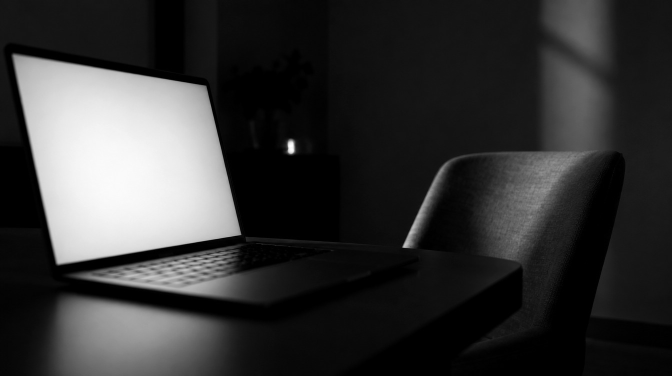
#> input picture carrousel-ia-editorial/img/slide-01.jpg, 1344 x 752 px (shown at 1/2 size)
$ python contact_sheet.py ../../../carrousel-ia-editorial/img/slide-01.jpg out.png 5
#> lines starting #> are read from the running program, lines starting #| are printed output that depends on the picture
"""Contact sheet of rendered visuals for visual QA. Usage: python3 sources/contact_sheet.py <glob> <out.jpg> [cols]"""
import glob, sys
from PIL import Image, ImageDraw
fs = sorted(glob.glob(sys.argv[1], recursive=True))
cols = int(sys.argv[3]) if len(sys.argv) > 3 else 5
W, H = 400, 330
sh = Image.new('RGB', (cols * W, ((len(fs) + cols - 1) // cols) * (H + 18)), 'white')
#> sh: PIL image 2000x348 RGB; every value is 255
d = ImageDraw.Draw(sh)
for i, f in enumerate(fs):
    im = Image.open(f).convert('RGB'); im.thumbnail((W - 8, H - 8))
#> after `im.thumbnail((W - 8, H - 8))`:
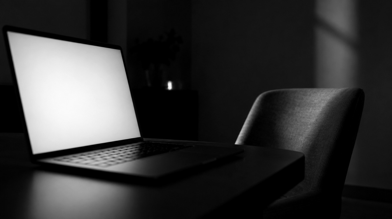
#> im: PIL image 392x219 RGB; min 0, max 253, mean 52.8
    x, y = (i % cols) * W, (i // cols) * (H + 18)
    sh.paste(im, (x + 4, y + 4)); d.text((x + 4, y + H + 2), f.split('/')[-1][:60], fill='black')
#> after `sh.paste(im, (x + 4, y + 4))`:
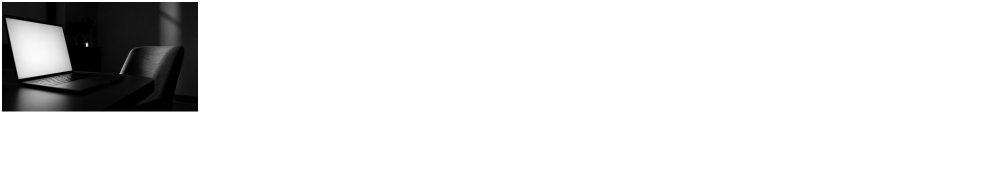
#> sh: PIL image 2000x348 RGB (shown at 1/2 size); min 0, max 255, mean 230.1
sh.save(sys.argv[2], quality=85)
print(len(fs))

$ run again, on carrousel-ia-editorial/img/slide-05.jpg
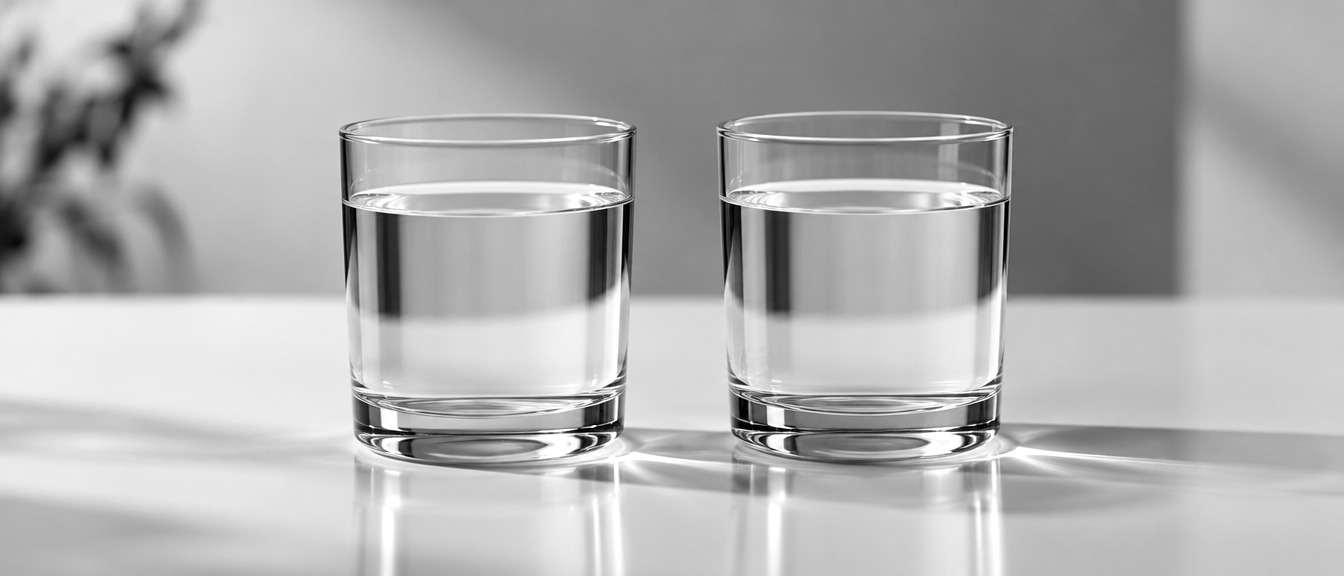
#> input picture carrousel-ia-editorial/img/slide-05.jpg, 1344 x 576 px
#> im: PIL image 392x168 RGB
#> `sh.paste(im, (x + 4, y + 4))`:
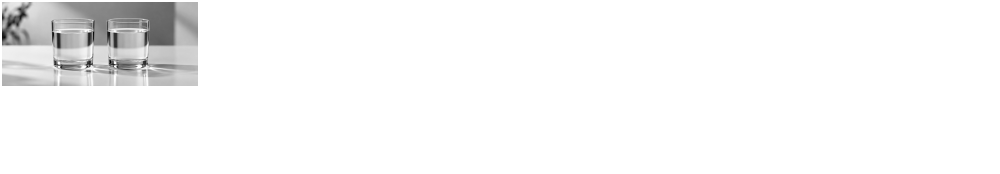
#> sh: PIL image 2000x348 RGB (shown at 1/2 size); min 0, max 255, mean 247.4

$ run again, on carrousel-ia-editorial/img/slide-07.jpg
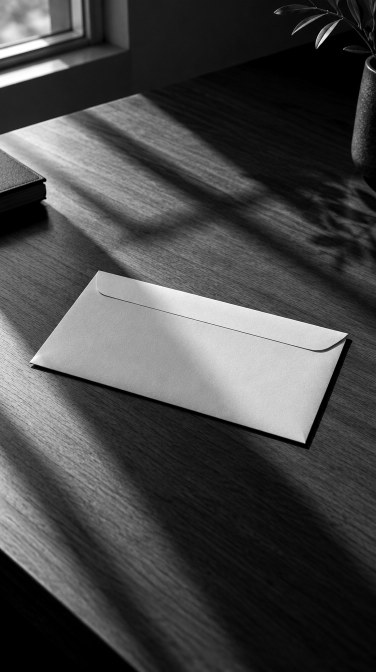
#> input picture carrousel-ia-editorial/img/slide-07.jpg, 752 x 1344 px (shown at 1/2 size)
#> `im.thumbnail((W - 8, H - 8))`:
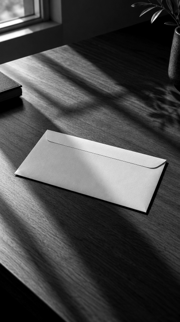
#> im: PIL image 180x322 RGB; min 0, max 255, mean 70.6
#> `sh.paste(im, (x + 4, y + 4))`:
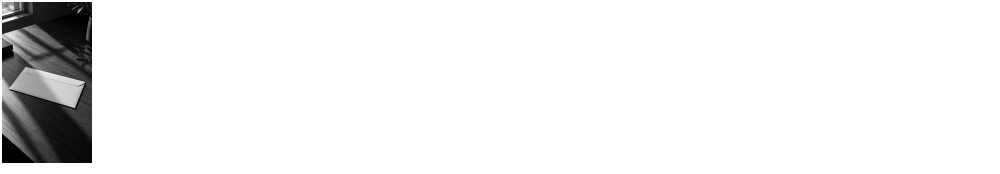
#> sh: PIL image 2000x348 RGB (shown at 1/2 size); min 0, max 255, mean 239.6
